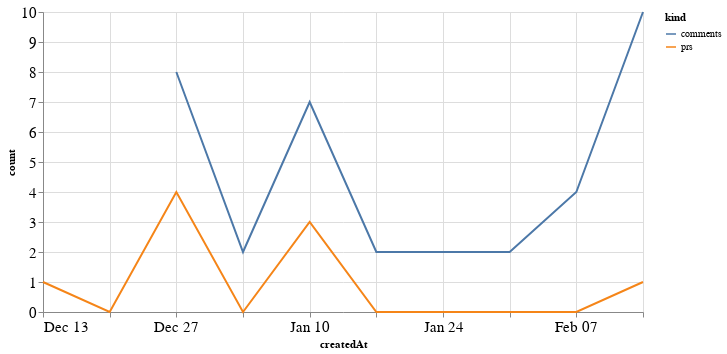

Notebook code for this chart:
### Code cell
alt.Chart(total_time, width=600).mark_line().encode(
    x='createdAt',
    y='count',
    color='kind'
)

### Figure 1 — Vega-Lite specification as saved in the notebook (floating-point values rounded to 4 significant figures)
{"config": {"axisLeft": {"labelFontSize": 15}, "axisBottom": {"labelFontSize": 15}}, "data": {"name": "data-e58bf0f6e005d80033c65fa78727f5af"}, "mark": "line", "encoding": {"color": {"type": "nominal", "field": "kind"}, "x": {"type": "temporal", "field": "createdAt"}, "y": {"type": "quantitative", "field": "count"}}, "width": 600, "$schema": "https://vega.github.io/schema/vega-lite/v4.8.1.json", "datasets": {"data-e58bf0f6e005d80033c65fa78727f5af": [{"createdAt": "2020-12-13T00:00:00", "kind": "prs", "count": 1.0}, {"createdAt": "2020-12-20T00:00:00", "kind": "prs", "count": 0.0}, {"createdAt": "2020-12-27T00:00:00", "kind": "prs", "count": 4.0}, {"createdAt": "2021-01-03T00:00:00", "kind": "prs", "count": 0.0}, {"createdAt": "2021-01-10T00:00:00", "kind": "prs", "count": 3.0}, {"createdAt": "2021-01-17T00:00:00", "kind": "prs", "count": 0.0}, {"createdAt": "2021-01-24T00:00:00", "kind": "prs", "count": 0.0}, {"createdAt": "2021-01-31T00:00:00", "kind": "prs", "count": 0.0}, {"createdAt": "2021-02-07T00:00:00", "kind": "prs", "count": 0.0}, {"createdAt": "2021-02-14T00:00:00", "kind": "prs", "count": 1.0}, {"createdAt": "2020-12-13T00:00:00", "kind": "comments", "count": null}, {"createdAt": "2020-12-20T00:00:00", "kind": "comments", "count": null}, {"createdAt": "2020-12-27T00:00:00", "kind": "comments", "count": 8.0}, {"createdAt": "2021-01-03T00:00:00", "kind": "comments", "count": 2.0}, {"createdAt": "2021-01-10T00:00:00", "kind": "comments", "count": 7.0}, {"createdAt": "2021-01-17T00:00:00", "kind": "comments", "count": 2.0}, {"createdAt": "2021-01-24T00:00:00", "kind": "comments", "count": 2.0}, {"createdAt": "2021-01-31T00:00:00", "kind": "comments", "count": 2.0}, {"createdAt": "2021-02-07T00:00:00", "kind": "comments", "count": 4.0}, {"createdAt": "2021-02-14T00:00:00", "kind": "comments", "count": 10.0}]}}
